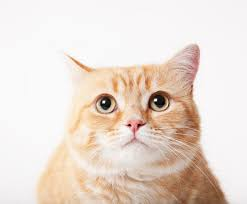
#> input picture cat.jpg, 247 x 204 px
$ python 'Straight detection.py'
#> lines starting #> are read from the running program, lines starting #| are printed output that depends on the picture; after the words box and inside, x2 and y2 are one past the last pixel; in counts of white or black regions, pixels touching at a corner belong together
import cv2 as cv
import numpy as np

img = cv.imread('cat.jpg')
#> img is the input picture: shape (204, 247, 3); mean B, G, R 210.7, 220.3, 233.5
gray = cv.cvtColor(img,cv.COLOR_BGR2GRAY)
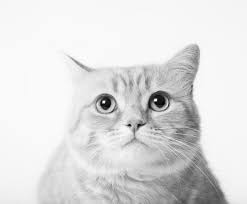
#> gray: shape (204, 247); min 0, max 255, mean 223.2
canny=cv.Canny(gray,100,200)
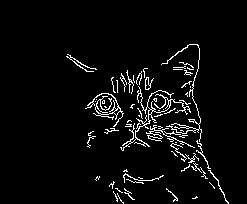
#> canny: shape (204, 247); 4.4% white in thin lines or dots, all inside (x1, y1, x2, y2) = (66, 44, 229, 204)

contour, hierarchy = cv.findContours(canny,cv.RETR_LIST,cv.CHAIN_APPROX_NONE)
#> contour = 81 contours, 74 with area under 20; largest, box (x1, y1, x2, y2) and area: (120, 86, 191, 151) 108, (85, 93, 124, 127) 76, (161, 44, 202, 142) 48, (145, 77, 154, 90) 42, (145, 77, 151, 90) 36, (113, 107, 121, 116) 24, (66, 54, 97, 72) 20

lcontour =[]
for i in range(len(contour)):
    if contour[i].shape[0]>100:
        lcontour.append(contour[i])
#> this loop made 81 passes
#> after the loop, lcontour = 5 contours, 1 with area under 20; largest, box (x1, y1, x2, y2) and area: (120, 86, 191, 151) 108, (85, 93, 124, 127) 76, (161, 44, 202, 142) 48, (66, 54, 97, 72) 20


cv.drawContours(img,lcontour,-1,(0,255,0),2)
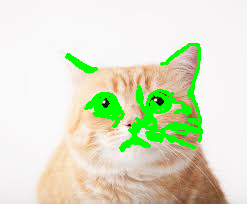
#> img: shape (204, 247, 3); 7.05% of pixels changed, all inside (x1, y1, x2, y2) = (65, 43, 203, 152)

cv.imshow('Original with contours',img)
cv.imshow('Canny',canny)

cv.waitKey()
cv.destroyAllWindows()
